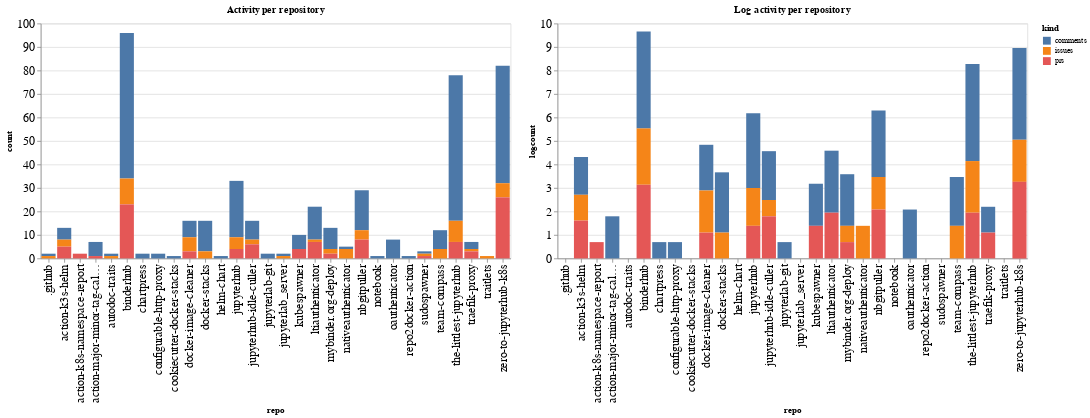

The notebook cell this image was saved under:
### Code cell
ch1 = alt.Chart(repo_summaries, width=600, title="Activity per repository").mark_bar().encode(
    x='repo',
    y='count',
    color='kind',
    tooltip="kind"
)

ch2 = alt.Chart(repo_summaries, width=600, title="Log activity per repository").mark_bar().encode(
    x='repo',
    y='logcount',
    color='kind',
    tooltip="kind"
)

ch1 | ch2

### Figure 1 — Vega-Lite specification as saved in the notebook (floating-point values rounded to 4 significant figures)
{"config": {"axisLeft": {"labelFontSize": 15}, "axisBottom": {"labelFontSize": 15}}, "hconcat": [{"mark": "bar", "encoding": {"color": {"type": "nominal", "field": "kind"}, "tooltip": {"type": "nominal", "field": "kind"}, "x": {"type": "nominal", "field": "repo"}, "y": {"type": "quantitative", "field": "count"}}, "title": "Activity per repository", "width": 600}, {"mark": "bar", "encoding": {"color": {"type": "nominal", "field": "kind"}, "tooltip": {"type": "nominal", "field": "kind"}, "x": {"type": "nominal", "field": "repo"}, "y": {"type": "quantitative", "field": "logcount"}}, "title": "Log activity per repository", "width": 600}], "data": {"name": "data-7d69ef650797ddfdb89eea04b1ae0e60"}, "$schema": "https://vega.github.io/schema/vega-lite/v4.8.1.json", "datasets": {"data-7d69ef650797ddfdb89eea04b1ae0e60": [{"repo": ".github", "kind": "comments", "count": 1, "logcount": 0.0}, {"repo": ".github", "kind": "issues", "count": 1, "logcount": 0.0}, {"repo": "action-k3s-helm", "kind": "comments", "count": 5, "logcount": 1.609}, {"repo": "action-k3s-helm", "kind": "issues", "count": 3, "logcount": 1.099}, {"repo": "action-k3s-helm", "kind": "prs", "count": 5, "logcount": 1.609}, {"repo": "action-k8s-namespace-report", "kind": "prs", "count": 2, "logcount": 0.6931}, {"repo": "action-major-minor-tag-calculator", "kind": "comments", "count": 6, "logcount": 1.792}, {"repo": "action-major-minor-tag-calculator", "kind": "prs", "count": 1, "logcount": 0.0}, {"repo": "autodoc-traits", "kind": "comments", "count": 1, "logcount": 0.0}, {"repo": "autodoc-traits", "kind": "issues", "count": 1, "logcount": 0.0}, {"repo": "binderhub", "kind": "comments", "count": 62, "logcount": 4.127}, {"repo": "binderhub", "kind": "issues", "count": 11, "logcount": 2.398}, {"repo": "binderhub", "kind": "prs", "count": 23, "logcount": 3.135}, {"repo": "chartpress", "kind": "comments", "count": 2, "logcount": 0.6931}, {"repo": "configurable-http-proxy", "kind": "comments", "count": 2, "logcount": 0.6931}, {"repo": "cookiecutter-docker-stacks", "kind": "comments", "count": 1, "logcount": 0.0}, {"repo": "docker-image-cleaner", "kind": "comments", "count": 7, "logcount": 1.946}, {"repo": "docker-image-cleaner", "kind": "issues", "count": 6, "logcount": 1.792}, {"repo": "docker-image-cleaner", "kind": "prs", "count": 3, "logcount": 1.099}, {"repo": "docker-stacks", "kind": "comments", "count": 13, "logcount": 2.565}, {"repo": "docker-stacks", "kind": "issues", "count": 3, "logcount": 1.099}, {"repo": "helm-chart", "kind": "comments", "count": 1, "logcount": 0.0}, {"repo": "jupyterhub", "kind": "comments", "count": 24, "logcount": 3.178}, {"repo": "jupyterhub", "kind": "issues", "count": 5, "logcount": 1.609}, {"repo": "jupyterhub", "kind": "prs", "count": 4, "logcount": 1.386}, {"repo": "jupyterhub-idle-culler", "kind": "comments", "count": 8, "logcount": 2.079}, {"repo": "jupyterhub-idle-culler", "kind": "issues", "count": 2, "logcount": 0.6931}, {"repo": "jupyterhub-idle-culler", "kind": "prs", "count": 6, "logcount": 1.792}, {"repo": "jupyterlab-git", "kind": "comments", "count": 2, "logcount": 0.6931}, {"repo": "jupyterlab_server", "kind": "comments", "count": 1, "logcount": 0.0}, {"repo": "jupyterlab_server", "kind": "issues", "count": 1, "logcount": 0.0}, {"repo": "kubespawner", "kind": "comments", "count": 6, "logcount": 1.792}, {"repo": "kubespawner", "kind": "prs", "count": 4, "logcount": 1.386}, {"repo": "ltiauthenticator", "kind": "comments", "count": 14, "logcount": 2.639}, {"repo": "ltiauthenticator", "kind": "issues", "count": 1, "logcount": 0.0}, {"repo": "ltiauthenticator", "kind": "prs", "count": 7, "logcount": 1.946}, {"repo": "mybinder.org-deploy", "kind": "comments", "count": 9, "logcount": 2.197}, {"repo": "mybinder.org-deploy", "kind": "issues", "count": 2, "logcount": 0.6931}, {"repo": "mybinder.org-deploy", "kind": "prs", "count": 2, "logcount": 0.6931}, {"repo": "nativeauthenticator", "kind": "comments", "count": 1, "logcount": 0.0}, {"repo": "nativeauthenticator", "kind": "issues", "count": 4, "logcount": 1.386}, {"repo": "nbgitpuller", "kind": "comments", "count": 17, "logcount": 2.833}, {"repo": "nbgitpuller", "kind": "issues", "count": 4, "logcount": 1.386}, {"repo": "nbgitpuller", "kind": "prs", "count": 8, "logcount": 2.079}, {"repo": "notebook", "kind": "comments", "count": 1, "logcount": 0.0}, {"repo": "oauthenticator", "kind": "comments", "count": 8, "logcount": 2.079}, {"repo": "repo2docker-action", "kind": "comments", "count": 1, "logcount": 0.0}, {"repo": "sudospawner", "kind": "comments", "count": 1, "logcount": 0.0}, {"repo": "sudospawner", "kind": "issues", "count": 1, "logcount": 0.0}, {"repo": "sudospawner", "kind": "prs", "count": 1, "logcount": 0.0}, {"repo": "team-compass", "kind": "comments", "count": 8, "logcount": 2.079}, {"repo": "team-compass", "kind": "issues", "count": 4, "logcount": 1.386}, {"repo": "the-littlest-jupyterhub", "kind": "comments", "count": 62, "logcount": 4.127}, {"repo": "the-littlest-jupyterhub", "kind": "issues", "count": 9, "logcount": 2.197}, {"repo": "the-littlest-jupyterhub", "kind": "prs", "count": 7, "logcount": 1.946}, {"repo": "traefik-proxy", "kind": "comments", "count": 3, "logcount": 1.099}, {"repo": "traefik-proxy", "kind": "issues", "count": 1, "logcount": 0.0}, {"repo": "traefik-proxy", "kind": "prs", "count": 3, "logcount": 1.099}, {"repo": "traitlets", "kind": "issues", "count": 1, "logcount": 0.0}, {"repo": "zero-to-jupyterhub-k8s", "kind": "comments", "count": 50, "logcount": 3.912}, {"repo": "zero-to-jupyterhub-k8s", "kind": "issues", "count": 6, "logcount": 1.792}, {"repo": "zero-to-jupyterhub-k8s", "kind": "prs", "count": 26, "logcount": 3.258}]}}
